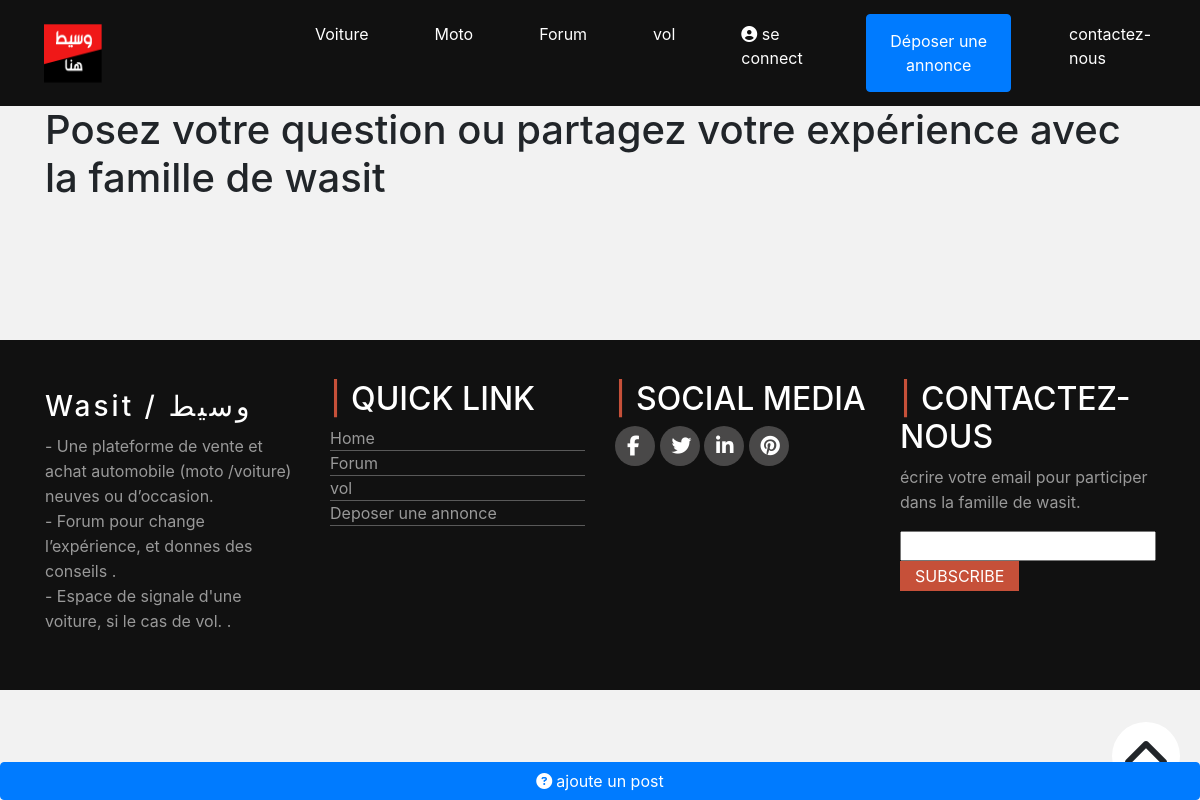
The app's page /forum.php, older data.
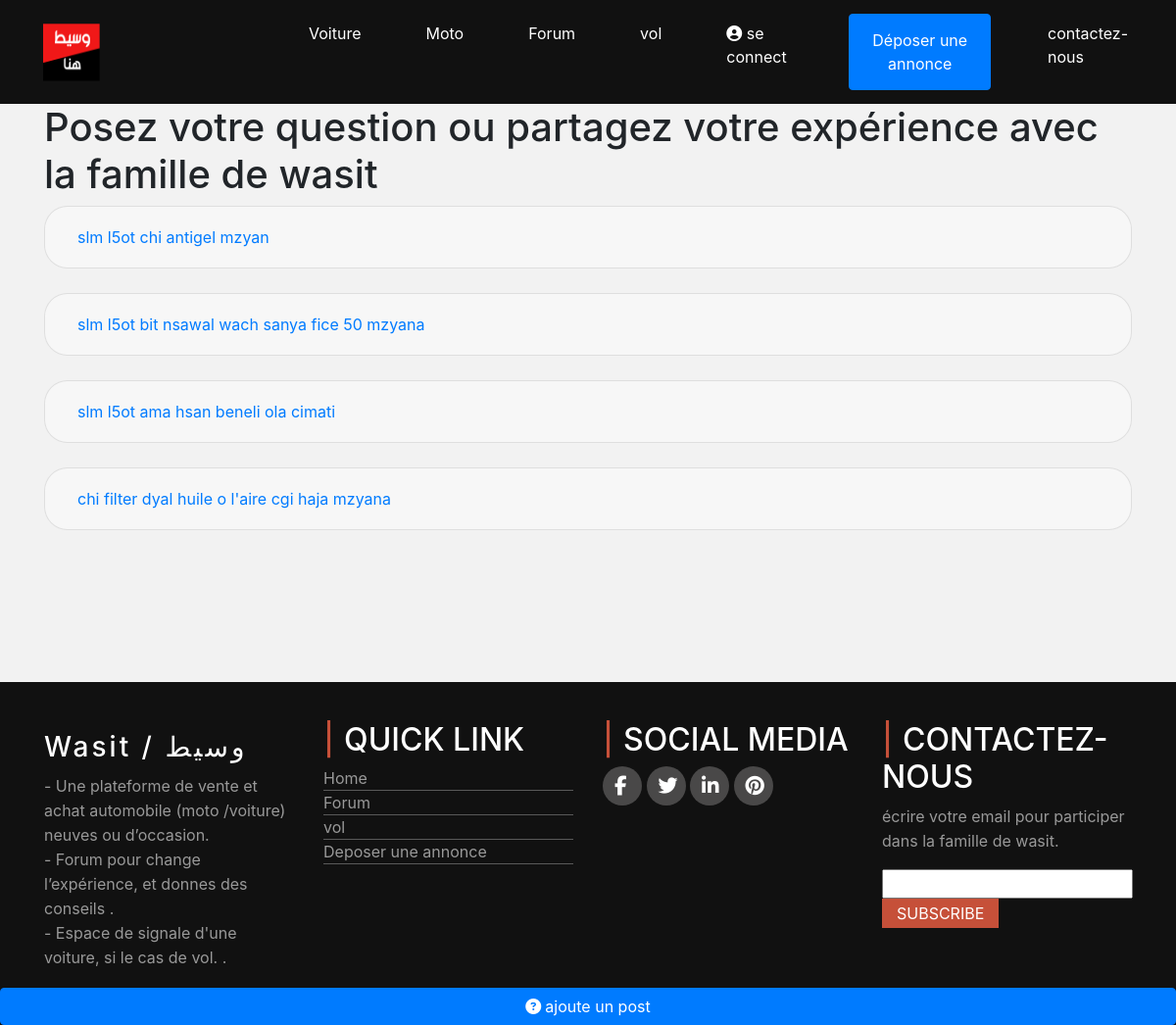
The same page, newer data.
### tables this page shows
CREATE TABLE `postforum` (
  `idPostF` int(11) NOT NULL,
  `idUser` int(11) DEFAULT NULL,
  `post` varchar(254) DEFAULT NULL,
  `date` timestamp NOT NULL DEFAULT current_timestamp() ON UPDATE current_timestamp()
);

### includes/functions.php (called while the page is built, shortened)
<?php
include('conect.php');
function query($sql){
    global $con;
    return mysqli_query($con,$sql);
}

### forum.php (the view, shortened to what this page needs)
<?php
include('includes/header.php');
?>
<div class="container">
    <h1 class="expirense">Posez votre question ou partagez votre expérience avec la famille de wasit</h1>
        <?php
        if ((isset($_SESSION['log']) && $_SESSION['log']=true)) {
    echo '<button class="btn btn-primary fixed-bottom"><a href="addquestion.php"><i class="fa fa-question-circle mr-1"></i>ajoute un post</a></button>';
        }else{
            echo '<button class="btn btn-primary fixed-bottom"><a href="login.php"><i class="fa fa-question-circle mr-1"></i>ajoute un post</a></button>';
        }
?>
        <div class="row">
            <?php
                $sql = " SELECT * FROM postforum";
                $result = query($sql);
                if (mysqli_num_rows($result)>0):
                    while($post = mysqli_fetch_array($result)):
            ?>
            <div class="col-lg-12">
                <div class="accordion" id="accordionExample">
                    <div class="card _card">
                        <div class="card-header _card-header" id="headingOne">
                        <h2 class="mb-0">
                            <button class="btn btn-link _btn-link btn-block text-left" type="button" data-toggle="collapse" data-target="#collapseOne" aria-expanded="true" aria-controls="collapseOne">
                            <?php echo $post['post']?>
                            </button>
                        </h2>
                        </div>
                </div>
            </div>
        </div>
        <?php
    endwhile;
    endif;
        ?>
    </div>
</div>
<?php
include('includes/footer.php');
?>

### includes/footer.php (shortened to what this page needs)
    <div class="scrollup">
       <i class="fa fa-chevron-up fa-3x scroll-up"></i>
    </div>
     <div class="footer-top">
       <div class="container">
         <div class="row">
           <div class="col-md-3 col-ms-6 col-xs-12 segment-1 res">
             <h3>Wasit / وسيط</h3>
             <p>- Une plateforme de vente et achat automobile (moto /voiture) neuves ou d’occasion.<br>
              - Forum pour change l’expérience, et donnes des conseils .<br>
              - Espace de signale d'une voiture, si le cas de vol.
               .</p>
           </div>
           <div class="col-md-3 col-ms-6 col-xs-12 segment-2 res">
            <h2>Quick Link</h2>
            <ul>
              <li><a href="#">Home</a></li>
              <li><a href="#">Forum</a></li>
              <li><a href="#">vol</a></li>
              <li><a href="#">Deposer une annonce</a></li>
            </ul>
          </div>
          <div class="col-md-3 col-ms-6 col-xs-12 segment-3 res">
            <h2>social media</h2>
            <a href=""><i class="fa fa-facebook"></i></a>
            <a href=""><i class="fa fa-twitter"></i></a>
            <a href=""><i class="fa fa-linkedin"></i></a>
            <a href=""><i class="fa fa-pinterest"></i></a>
          </div>
          <div class="col-md-3 col-ms-6 col-xs-12 segment-4 res">
            <h2>contactez-nous</h2>
            <p>écrire votre email pour participer dans la famille de wasit.</p>
            <form action="" method="post">
              <input type="email" name="" id="">
              <input type="submit" value="subscribe">
            </form>
          </div>
         </div>
       </div>
     </div>
</body>
</html>

Row changes from the older to the newer data that the page shows:
added postforum: post "slm l5ot chi antigel mzyan"
added postforum: post "slm l5ot bit nsawal wach sanya fice 50 mzyana"
added postforum: post "slm l5ot ama hsan beneli ola cimati"
added postforum: post "chi filter dyal huile o l'aire cgi haja mzyana"
